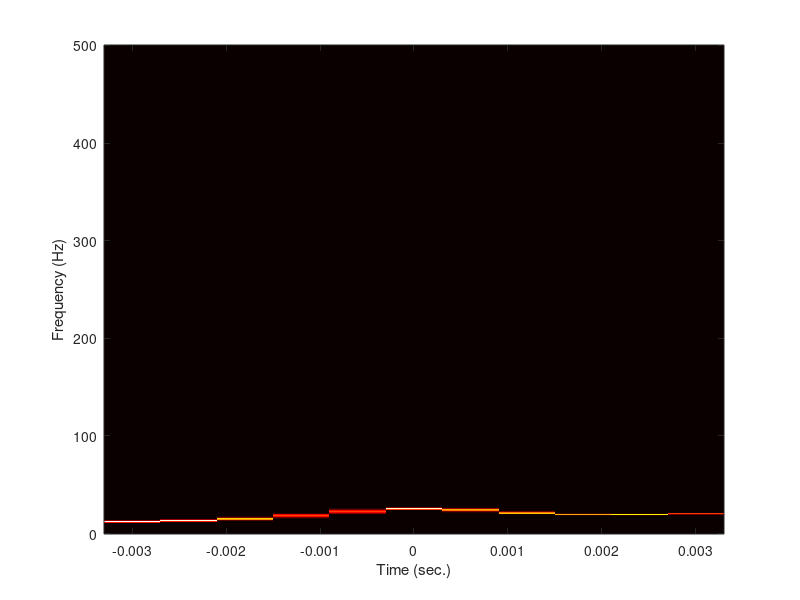

The MATLAB source for this figure:
clc;clear;
load spectral_codeChallenge.mat;
n = length(signal);
spow = abs(fft(signal)/n).^2;
hz = linspace(0,srate/2,floor(n/2)+1);
plot(hz,spow(1:length(hz)))
%% ref
% [powspect,frex,time] = spectrogram(signal,hann(1000),100,[],srate);
% 
% % Octave uses the following line instead of the above line
% %[powspect,frex,time] = specgram(detrend(bc(:,2)),1000,fs,hann(1000));
% 
% 
% % show the time-frequency power plot
% figure(1), clf
% imagesc(time,frex,abs(powspect).^2)
% axis xy
% xlabel('Time (sec.)'), ylabel('Frequency (Hz)')
% set(gca,'clim',[0 1]*2,'ylim',frex([1 dsearchn(frex(:),15000)]),'xlim',time([1 end]))
% colormap hot
%% code
% window length in seconds*srate
winlength = (1)*srate;

% number of points of overlap
nOverlap = round(srate/2);

% window onset times
winonsets = 1:winlength-nOverlap:n-winlength;

% note: different-length signal needs a different-length Hz vector
hzW = linspace(0,srate/2,floor(winlength/2)+1);

% Hann window
hannw = .5 - cos(2*pi*linspace(0,1,winlength))./2;

% initialize the power matrix (windows x frequencies)
% signalW = zeros(1,length(hzW));
signalW = [];

% loop over frequencies
for wi=1:length(winonsets)
    
    % get a chunk of data from this time window
    datachunk = signal(winonsets(wi):winonsets(wi)+winlength-1);
    
    % apply Hann taper to data
    datachunk = datachunk .* hannw;
    
    % compute its power
    tmppow = abs(fft(datachunk)/winlength).^2;
    
    % enter into matrix
    signalW = [signalW, tmppow'];
end

% divide by N
% signalW = signalW / length(winonsets);
signalW = signalW(1:length(hzW),:);
imagesc(time/srate,hz,signalW)
axis xy
xlabel('Time (sec.)'), ylabel('Frequency (Hz)')
colormap hot